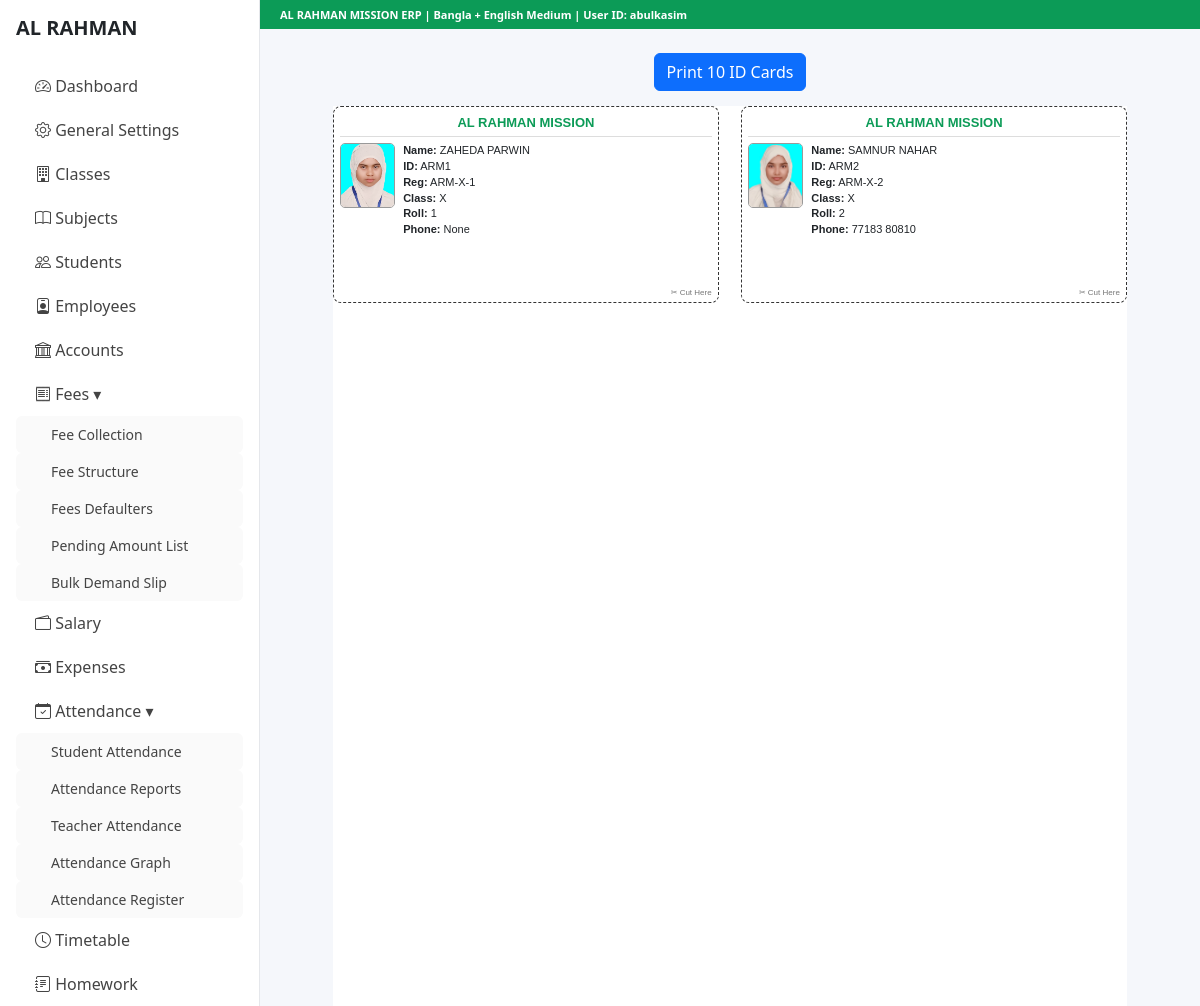
The page /students/id-cards-print/ (signed in, upper part) on the database as committed earlier.
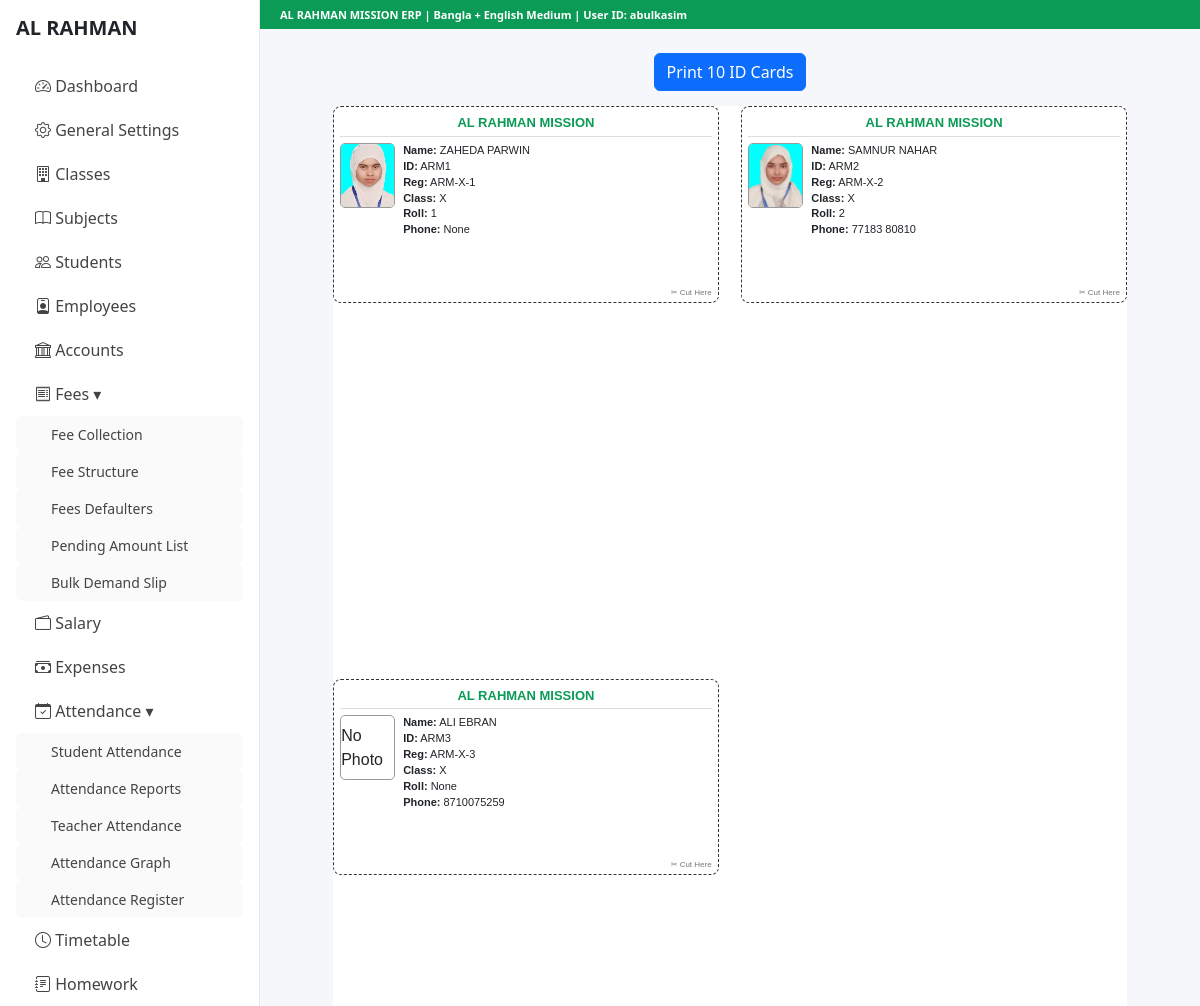
The same page on the database as committed later.
### students/models.py (models this page shows, shortened)
class Student(models.Model):
    student_id = models.CharField(max_length=20, unique=True, blank=True)
    registration_no = models.CharField(max_length=50, unique=True, blank=True)
    login_username = models.CharField(max_length=100, unique=True, blank=True, null=True)
    login_password = models.CharField(max_length=150, blank=True, null=True)
    login_enabled = models.BooleanField(default=True)
    student_name = models.CharField(max_length=150)
    admission_no = models.CharField(max_length=50, blank=True, null=True)
    admission_date = models.DateField()
    current_session = models.ForeignKey(
        AcademicSession,
        on_delete=models.SET_NULL,
        blank=True,
        null=True
    )
    class_assigned = models.ForeignKey(Class, on_delete=models.CASCADE)
    roll_no = models.PositiveIntegerField(blank=True, null=True)
    father_name = models.CharField(max_length=150, blank=True, null=True)
    mother_name = models.CharField(max_length=150, blank=True, null=True)
    guardian_name = models.CharField(max_length=150, blank=True, null=True)
    phone = models.CharField(max_length=20, blank=True, null=True)
    gender = models.CharField(
        max_length=20,
        choices=[
            ('Male', 'Male'),
            ('Female', 'Female'),
            ('Other', 'Other'),
        ],
        blank=True,
        null=True
    )
    date_of_birth = models.DateField(blank=True, null=True)
    aadhaar_number = models.CharField(max_length=30, blank=True, null=True)
    transport_required = models.BooleanField(default=False)
    transport_details = models.CharField(max_length=255, blank=True, null=True)
    previous_school = models.CharField(max_length=255, blank=True, null=True)
    address = models.TextField(blank=True, null=True)
    photo = models.ImageField(upload_to='students/', blank=True, null=True)
    is_active = models.BooleanField(default=True)
    sibling_of = models.ForeignKey(
        'self',
        on_delete=models.SET_NULL,
        blank=True,
        null=True,
        related_name='siblings'
    )
    created_at = models.DateTimeField(auto_now_add=True)

### academics/models.py (models this page shows)
class Class(models.Model):
    class_name = models.CharField(max_length=50)
    def __str__(self):
        return self.class_name

### students/views.py (the view)
# urls.py: path('id-cards-print/', views.student_id_cards_print, name='student_id_cards_print'),
@login_required
def student_id_cards_print(request):
    students = Student.objects.select_related('class_assigned').filter(is_active=True).order_by('id')[:10]
    return render(request, 'students/id_cards_print.html', {
        'students': students
    })

### templates/students/id_cards_print.html (shortened to what this page needs)
{% extends 'base.html' %}
{% block content %}
<div class="no-print print-btn text-center">
    <button onclick="window.print()" class="btn btn-primary">
        Print 10 ID Cards
    </button>
</div>
<div class="print-area">
    {% for student in students %}
    <div class="id-card">
        <div class="school-title">AL RAHMAN MISSION</div>
        <div class="card-body-box">
            <div>
                {% if student.photo %}
                    <img src="{{ student.photo.url }}" class="student-photo">
                {% else %}
                    <div class="student-photo d-flex align-items-center justify-content-center">
                        No Photo
                    </div>
                {% endif %}
            </div>
            <div class="info">
                <b>Name:</b> {{ student.student_name }}<br>
                <b>ID:</b> {{ student.student_id }}<br>
                <b>Reg:</b> {{ student.registration_no }}<br>
                <b>Class:</b> {{ student.class_assigned }}<br>
                <b>Roll:</b> {{ student.roll_no }}<br>
                <b>Phone:</b> {{ student.phone }}
            </div>
        </div>
        <div class="cut-text">✂ Cut Here</div>
    </div>
    {% empty %}
    <p>No active students found.</p>
    {% endfor %}
</div>
{% endblock %}

Rows that differ between the two databases and show on the page:
added Student: photo "No Photo", student_name "ALI EBRAN", student_id "ARM3", registration_no "ARM-X-3", class_assigned "X", roll_no "None", phone "8710075259"
